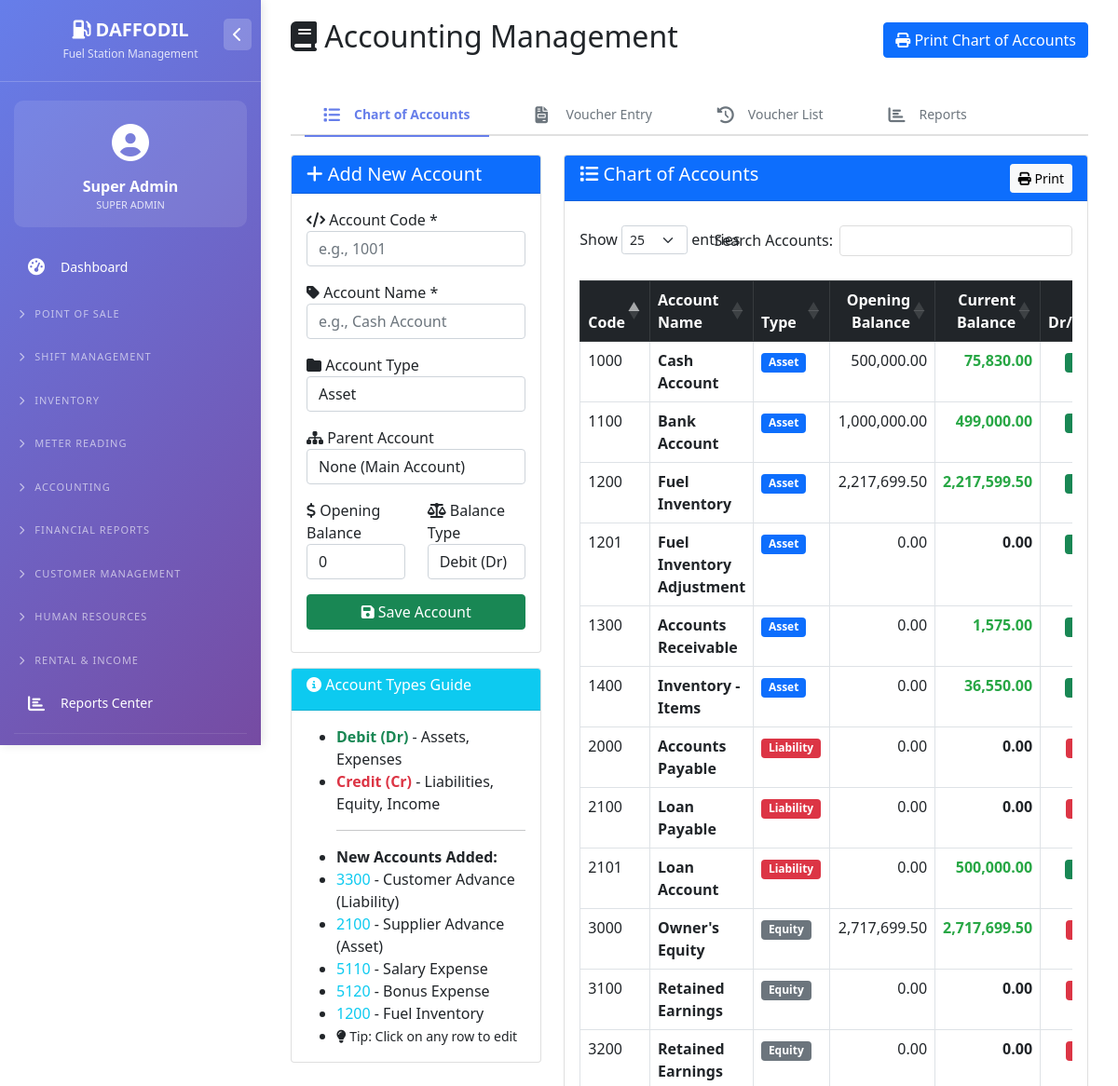
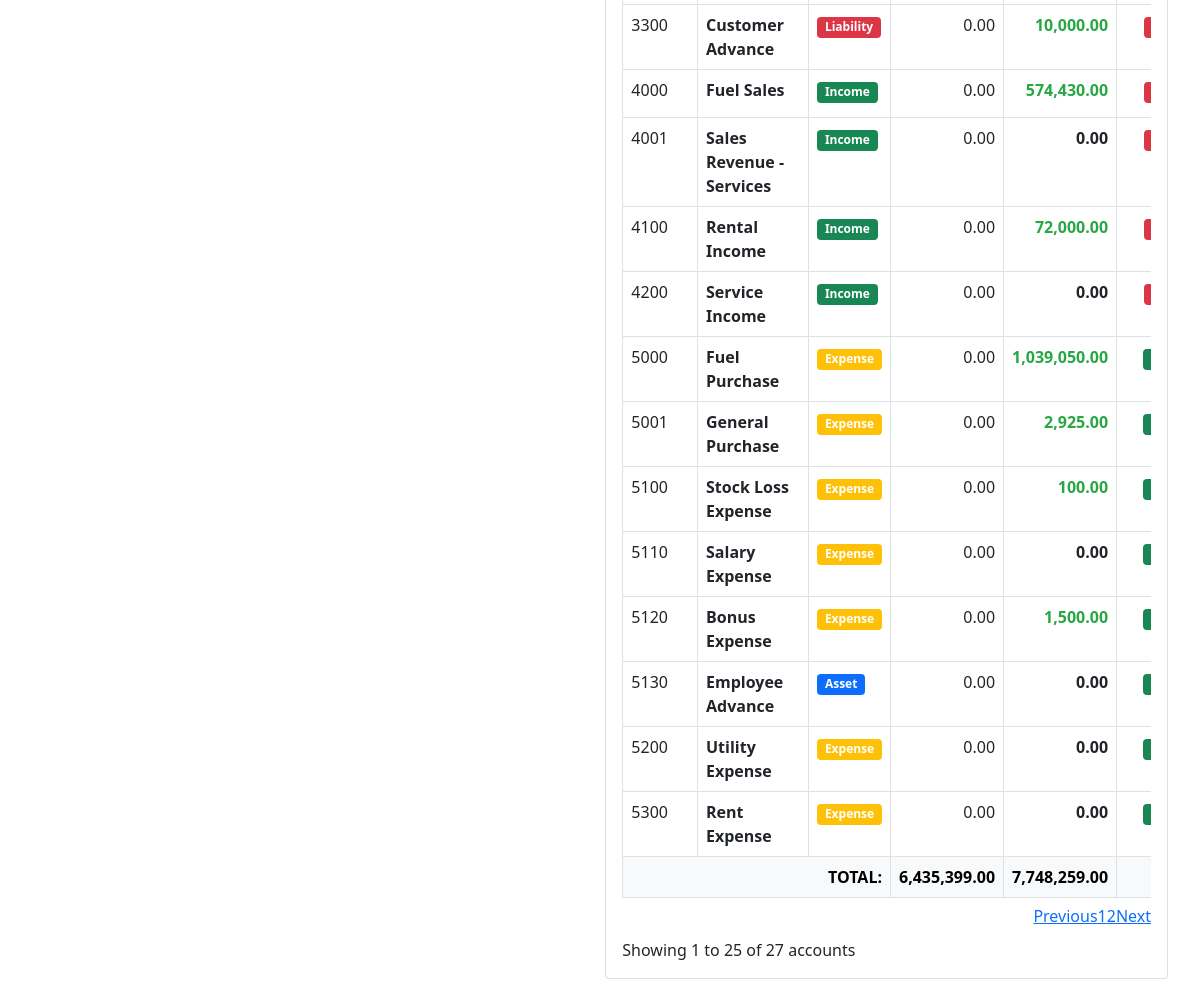
The page /accounting.php (signed in) on the database its author committed (2 pictures, top to bottom).
### tables this page shows
CREATE TABLE `users` (
  `id` int(11) NOT NULL,
  `username` varchar(50) NOT NULL,
  `password` varchar(255) NOT NULL,
  `full_name` varchar(100) NOT NULL,
  `email` varchar(100) DEFAULT NULL,
  `phone` varchar(20) DEFAULT NULL,
  `role` enum('super_admin','owner','accountant','station_manager','cashier','nozzle_operator','hr_officer','store_keeper','auditor') NOT NULL DEFAULT 'cashier',
  `is_active` tinyint(1) DEFAULT 1,
  `created_at` timestamp NOT NULL DEFAULT current_timestamp()
);

CREATE TABLE `chart_of_accounts` (
  `id` int(11) NOT NULL,
  `account_code` varchar(20) NOT NULL,
  `account_name` varchar(100) NOT NULL,
  `account_type` enum('asset','liability','equity','income','expense') NOT NULL,
  `parent_id` int(11) DEFAULT NULL,
  `opening_balance` decimal(15,2) DEFAULT 0.00,
  `balance_type` enum('debit','credit') DEFAULT 'debit',
  `is_active` tinyint(1) DEFAULT 1
);

### accounting.php (the view, shortened to what the rows shown need)
<?php
require_once 'config/database.php';
$active_tab = $_GET['tab'] ?? 'chart';
$accounts = $pdo->query("SELECT * FROM chart_of_accounts WHERE is_active = 1 ORDER BY account_code")->fetchAll();
$account_balances = [];
foreach($accounts as $acc) {
    $stmt = $pdo->prepare("SELECT SUM(debit_amount) as total_debit, SUM(credit_amount) as total_credit FROM voucher_items vi JOIN vouchers v ON vi.voucher_id = v.id WHERE vi.account_id = ? AND v.status = 'approved'");
    $stmt->execute([$acc['id']]);
    $row = $stmt->fetch();
    $total_debit = $row['total_debit'] ?? 0;
    $total_credit = $row['total_credit'] ?? 0;
    if($acc['balance_type'] == 'debit') {
        $current_balance = $acc['opening_balance'] + ($total_debit - $total_credit);
    } else {
        $current_balance = $acc['opening_balance'] + ($total_credit - $total_debit);
    }
    $account_balances[$acc['id']] = $current_balance;
}
?>
<!DOCTYPE html>
<html lang="en">
<head>
    <link href="https://cdn.jsdelivr.net/npm/bootstrap@5.1.3/dist/css/bootstrap.min.css" rel="stylesheet">
    <link rel="stylesheet" href="https://cdn.datatables.net/1.11.5/css/dataTables.bootstrap5.min.css">
    <link rel="stylesheet" href="https://cdnjs.cloudflare.com/ajax/libs/font-awesome/6.4.0/css/all.min.css">
</head>
<body>
    <?php include 'left_menu.php'; ?>
    <div class="main-content">
        <div class="container-fluid">
            <div class="d-flex justify-content-between align-items-center mb-4 flex-wrap">
                <h2><i class="fas fa-book"></i> Accounting Management</h2>
            </div>
            <?php if($active_tab == 'chart'): ?>
            <div class="row mt-3">
                <div class="col-md-8">
                    <div class="card">
                        <div class="card-body">
                            <div class="table-responsive">
                                <table class="table table-bordered table-hover" id="accountsTable" style="width: 100%;">
                                    <thead class="table-dark">
                                        <tr>
                                            <th>Code</th>
                                            <th>Account Name</th>
                                            <th>Type</th>
                                            <th class="text-end">Opening Balance</th>
                                            <th class="text-end">Current Balance</th>
                                            <th class="text-center">Dr/Cr</th>
                                        </tr>
                                    </thead>
                                    <tbody>
                                        <?php
                                        foreach($accounts as $acc):
                                        $current_bal = $account_balances[$acc['id']] ?? $acc['opening_balance'];
                                        ?>
                                        <tr class="edit-row" data-href="?tab=chart&edit_id=<?php echo $acc['id']; ?>">
                                            <td><?php echo $acc['account_code']; ?></td>
                                            <td><strong><?php echo htmlspecialchars($acc['account_name']); ?></strong></td>
                                            <td>
                                                <span class="badge <?php
                                                    echo $acc['account_type'] == 'asset' ? 'bg-primary' :
                                                        ($acc['account_type'] == 'liability' ? 'bg-danger' :
                                                        ($acc['account_type'] == 'income' ? 'bg-success' :
                                                        ($acc['account_type'] == 'expense' ? 'bg-warning' : 'bg-secondary')));
                                                ?>">
                                                    <?php echo ucfirst($acc['account_type']); ?>
                                                </span>
                                               </td>
                                            <td class="text-end"><?php echo number_format($acc['opening_balance'], 2); ?></td>
                                            <td class="text-end fw-bold <?php echo $current_bal > 0 ? 'balance-positive' : ($current_bal < 0 ? 'balance-negative' : ''); ?>">
                                                <?php echo number_format($current_bal, 2); ?>
                                               </td>
                                            <td class="text-center">
                                                <span class="badge <?php echo $acc['balance_type'] == 'debit' ? 'bg-success' : 'bg-danger'; ?>">
                                                </span>
                                               </td>
                                        </tr>
                                        <?php endforeach; ?>
                                    </tbody>
                                </table>
                            </div>
                        </div>
                    </div>
                </div>
            </div>
            <?php endif; ?>
        </div>
    </div>
</body>
</html>

### left_menu.php (shortened to what the rows shown need)
<?php
$user = getCurrentUser();
?>
<link rel="stylesheet" href="https://cdnjs.cloudflare.com/ajax/libs/font-awesome/6.4.0/css/all.min.css">
<div class="sidebar" id="sidebar">
    <div class="user-info">
        <div class="user-icon"><i class="fas fa-user-circle"></i></div>
        <div class="user-name"><?php echo $user['full_name'] ?? 'Admin'; ?></div>
        <div class="user-role"><?php echo ucfirst(str_replace('_', ' ', $user['role'] ?? 'super_admin')); ?></div>
    </div>
</div>

### rows shown on the page
users: full_name "Super Admin", role "SUPER ADMIN"
chart_of_accounts: account_code "1000", account_name "Cash Account", account_type "Asset", opening_balance "500,000.00", id "75,830.00"
chart_of_accounts: account_code "1100", account_name "Bank Account", account_type "Asset", opening_balance "1,000,000.00", id "499,000.00"
chart_of_accounts: account_code "1200", account_name "Fuel Inventory", account_type "Asset", opening_balance "2,217,699.50", id "2,217,599.50"
chart_of_accounts: account_code "1201", account_name "Fuel Inventory Adjustment", account_type "Asset", opening_balance "0.00", id "0.00"
chart_of_accounts: account_code "1300", account_name "Accounts Receivable", account_type "Asset", opening_balance "0.00", id "1,575.00"
chart_of_accounts: account_code "1400", account_name "Inventory - Items", account_type "Asset", opening_balance "0.00", id "36,550.00"
chart_of_accounts: account_code "2000", account_name "Accounts Payable", account_type "Liability", opening_balance "0.00", id "0.00"
chart_of_accounts: account_code "2100", account_name "Loan Payable", account_type "Liability", opening_balance "0.00", id "0.00"
chart_of_accounts: account_code "2101", account_name "Loan Account", account_type "Liability", opening_balance "0.00", id "500,000.00"
chart_of_accounts: account_code "3000", account_name "Owner's Equity", account_type "Equity", opening_balance "2,717,699.50", id "2,717,699.50"
chart_of_accounts: account_code "3100", account_name "Retained Earnings", account_type "Equity", opening_balance "0.00", id "0.00"
chart_of_accounts: account_code "3200", account_name "Retained Earnings", account_type "Equity", opening_balance "0.00", id "0.00"
chart_of_accounts: account_code "3300", account_name "Customer Advance", account_type "Liability", opening_balance "0.00", id "10,000.00"
chart_of_accounts: account_code "4000", account_name "Fuel Sales", account_type "Income", opening_balance "0.00", id "574,430.00"
chart_of_accounts: account_code "4001", account_name "Sales Revenue - Services", account_type "Income", opening_balance "0.00", id "0.00"
chart_of_accounts: account_code "4100", account_name "Rental Income", account_type "Income", opening_balance "0.00", id "72,000.00"
chart_of_accounts: account_code "4200", account_name "Service Income", account_type "Income", opening_balance "0.00", id "0.00"
chart_of_accounts: account_code "5000", account_name "Fuel Purchase", account_type "Expense", opening_balance "0.00", id "1,039,050.00"
chart_of_accounts: account_code "5001", account_name "General Purchase", account_type "Expense", opening_balance "0.00", id "2,925.00"
chart_of_accounts: account_code "5100", account_name "Stock Loss Expense", account_type "Expense", opening_balance "0.00", id "100.00"
chart_of_accounts: account_code "5110", account_name "Salary Expense", account_type "Expense", opening_balance "0.00", id "0.00"
chart_of_accounts: account_code "5120", account_name "Bonus Expense", account_type "Expense", opening_balance "0.00", id "1,500.00"
chart_of_accounts: account_code "5130", account_name "Employee Advance", account_type "Asset", opening_balance "0.00", id "0.00"
chart_of_accounts: account_code "5200", account_name "Utility Expense", account_type "Expense", opening_balance "0.00", id "0.00"
chart_of_accounts: account_code "5300", account_name "Rent Expense", account_type "Expense", opening_balance "0.00", id "0.00"

### other values the page prints
$total_opening "6,435,399.00"
$total_current "7,748,259.00"
